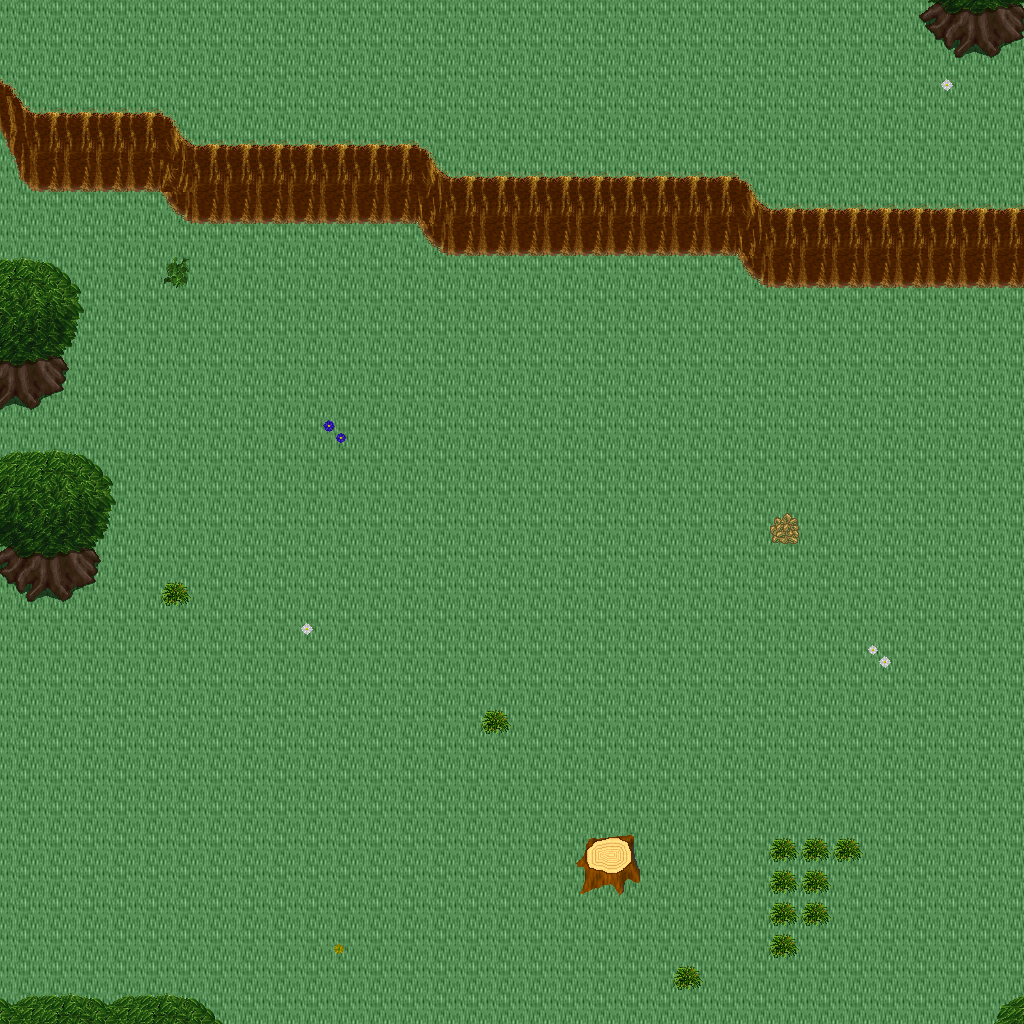

Rendered tile map (Tiled .tmx) drawn with the repository's tilesets; below, a short description and the map source with its tile grids summarised:
An orthogonal 32x32 tile map with 32x32 px tiles, 5 tile layers (Ground, Objects, Objects2, Above, ...), 1 hidden layer not drawn, 22 tilesets.

<map version="1.10" tiledversion="1.11.0" orientation="orthogonal" renderorder="right-down" width="32" height="32" tilewidth="32" tileheight="32" infinite="0" nextlayerid="11" nextobjectid="1">
 <tileset firstgid="1" name="ground_ground" tilewidth="32" tileheight="32" tilecount="33" columns="3">
  <image source="../drawable/ground_ground.png" width="96" height="352" />
 </tileset>
 <tileset firstgid="34" name="ground_water_pool" tilewidth="32" tileheight="32" tilecount="72" columns="3">
  <image source="../drawable/ground_water_pool.png" width="96" height="768" />
 </tileset>
 <tileset firstgid="106" name="ground_ridge_earth_dark" tilewidth="32" tileheight="32" tilecount="96" columns="12">
  <image source="../drawable/ground_ridge_earth_dark.png" width="384" height="256" />
 </tileset>
 <tileset firstgid="202" name="ground_grass_edges" tilewidth="32" tileheight="32" tilecount="36" columns="12">
  <image source="../drawable/ground_grass_edges.png" width="384" height="96" />
 </tileset>
 <tileset firstgid="238" name="ground_earth_edges" tilewidth="32" tileheight="32" tilecount="18" columns="6">
  <image source="../drawable/ground_earth_edges.png" width="192" height="96" />
 </tileset>
 <tileset firstgid="256" name="ground_grass_corners" tilewidth="32" tileheight="32" tilecount="24" columns="6">
  <image source="../drawable/ground_grass_corners.png" width="192" height="128" />
 </tileset>
 <tileset firstgid="280" name="plant_grasses" tilewidth="32" tileheight="32" tilecount="6" columns="3">
  <image source="../drawable/plant_grasses.png" width="96" height="64" />
 </tileset>
 <tileset firstgid="286" name="plant_flower_daisy_blue" tilewidth="32" tileheight="32" tilecount="8" columns="2">
  <image source="../drawable/plant_flower_daisy_blue.png" width="64" height="128" />
 </tileset>
 <tileset firstgid="294" name="plant_flower_daisy_yellow" tilewidth="32" tileheight="32" tilecount="8" columns="2">
  <image source="../drawable/plant_flower_daisy_yellow.png" width="64" height="128" />
 </tileset>
 <tileset firstgid="302" name="plant_bush_bushes" tilewidth="32" tileheight="32" tilecount="10" columns="5">
  <image source="../drawable/plant_bush_bushes.png" width="160" height="64" />
 </tileset>
 <tileset firstgid="312" name="plant_flower_daisy_red" tilewidth="32" tileheight="32" tilecount="8" columns="2">
  <image source="../drawable/plant_flower_daisy_red.png" width="64" height="128" />
 </tileset>
 <tileset firstgid="320" name="plant_flower_daisy_white" tilewidth="32" tileheight="32" tilecount="8" columns="2">
  <image source="../drawable/plant_flower_daisy_white.png" width="64" height="128" />
 </tileset>
 <tileset firstgid="328" name="logic_collision" tilewidth="32" tileheight="32" tilecount="1" columns="1">
  <image source="../drawable/logic_collision.png" width="32" height="32" />
 </tileset>
 <tileset firstgid="329" name="plant_tree_tree_green" tilewidth="32" tileheight="32" tilecount="88" columns="8">
  <image source="../drawable/plant_tree_tree_green.png" width="256" height="352" />
 </tileset>
 <tileset firstgid="417" name="plant_stump_stump_brown" tilewidth="32" tileheight="32" tilecount="4" columns="2">
  <image source="../drawable/plant_stump_stump_brown.png" width="64" height="64" />
 </tileset>
 <tileset firstgid="421" name="logic_item_sheepfood" tilewidth="32" tileheight="32" tilecount="1" columns="1">
  <image source="../drawable/logic_item_sheepfood.png" width="32" height="32" />
 </tileset>
 <tileset firstgid="422" name="logic_creature_fairy" tilewidth="32" tileheight="32" tilecount="4" columns="4">
  <image source="../drawable/logic_creature_fairy.png" width="128" height="32" />
 </tileset>
 <tileset firstgid="426" name="logic_item_resources" tilewidth="32" tileheight="32" tilecount="6" columns="6">
  <image source="../drawable/logic_item_resources.png" width="192" height="32" />
 </tileset>
 <tileset firstgid="432" name="logic_creature_mythical_being" tilewidth="32" tileheight="32" tilecount="24" columns="8">
  <image source="../drawable/logic_creature_mythical_being.png" width="256" height="96" />
 </tileset>
 <tileset firstgid="456" name="ground_green_paving" tilewidth="32" tileheight="32" tilecount="18" columns="3">
  <image source="../drawable/ground_green_paving.png" width="96" height="192" />
 </tileset>
 <tileset firstgid="474" name="logic_protection" tilewidth="32" tileheight="32" tilecount="2" columns="2">
  <image source="../drawable/logic_protection.png" width="64" height="32" />
 </tileset>
 <tileset firstgid="476" name="building_huts" tilewidth="32" tileheight="32" tilecount="338" columns="26">
  <image source="../drawable/building_huts.png" width="832" height="416" />
 </tileset>
 <layer id="1" name="Ground" width="32" height="32">
  <data>[1024 cells, 1024 non-empty, 1 distinct tile ids]</data>
 </layer>
 <layer id="2" name="Objects" width="32" height="32">
  <data>[1024 cells, 133 non-empty, 27 distinct tile ids]</data>
 </layer>
 <layer id="3" name="Objects2" width="32" height="32">
  <data>[1024 cells, 0 non-empty, 0 distinct tile ids]</data>
 </layer>
 <layer id="4" name="Above" width="32" height="32">
  <data>[1024 cells, 37 non-empty, 20 distinct tile ids]</data>
 </layer>
 <layer id="5" name="Above2" width="32" height="32">
  <data>[1024 cells, 0 non-empty, 0 distinct tile ids]</data>
 </layer>
 <layer id="6" name="Walkable" width="32" height="32" visible="0">
  <data>[1024 cells, 123 non-empty, 1 distinct tile ids]</data>
 </layer>
 <objectgroup id="7" name="Mapevents" />
 <objectgroup id="8" name="Spawn" />
 <objectgroup id="9" name="Keys" />
 <objectgroup id="10" name="Replace" />
</map>
